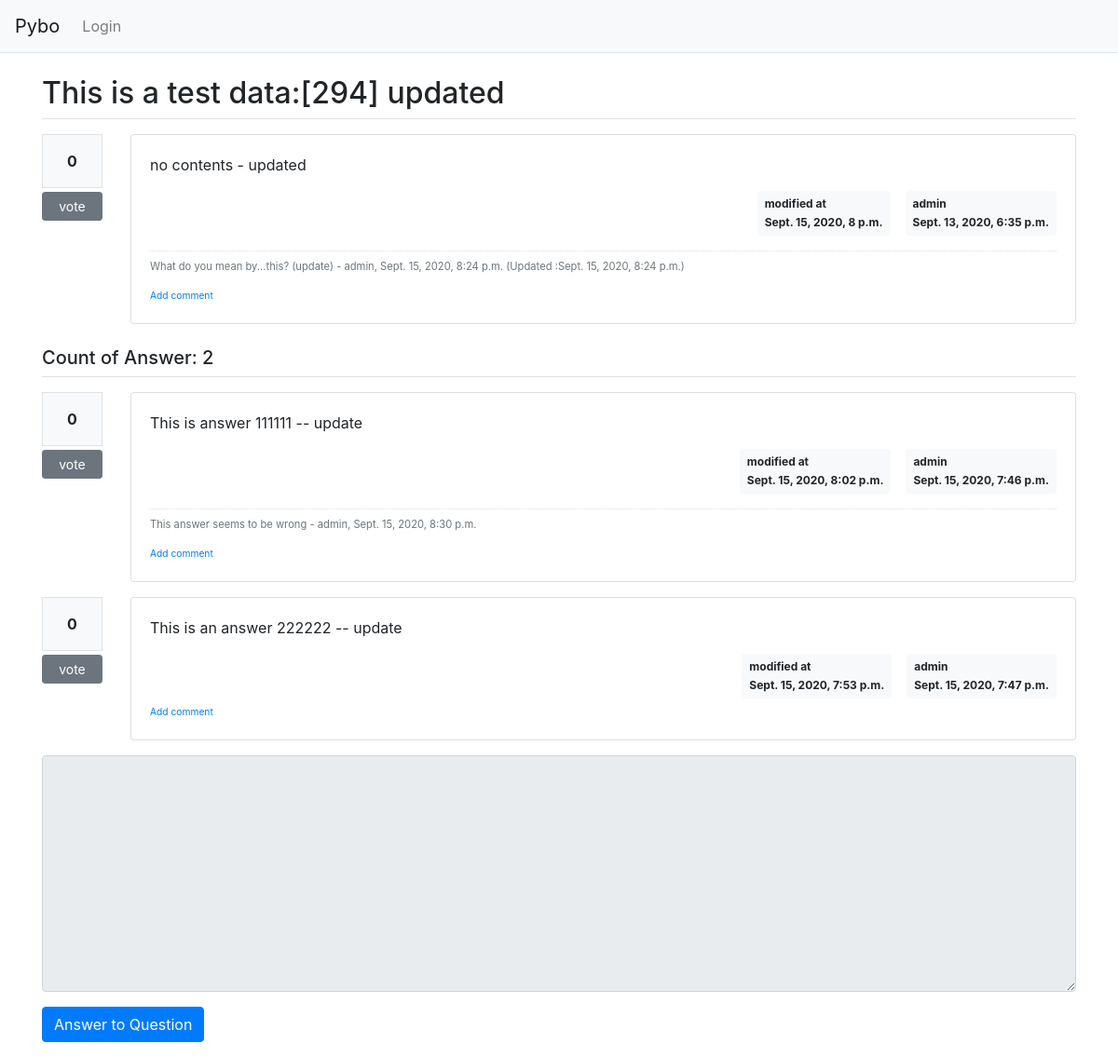
Before: /pybo/300/ with the older database file.
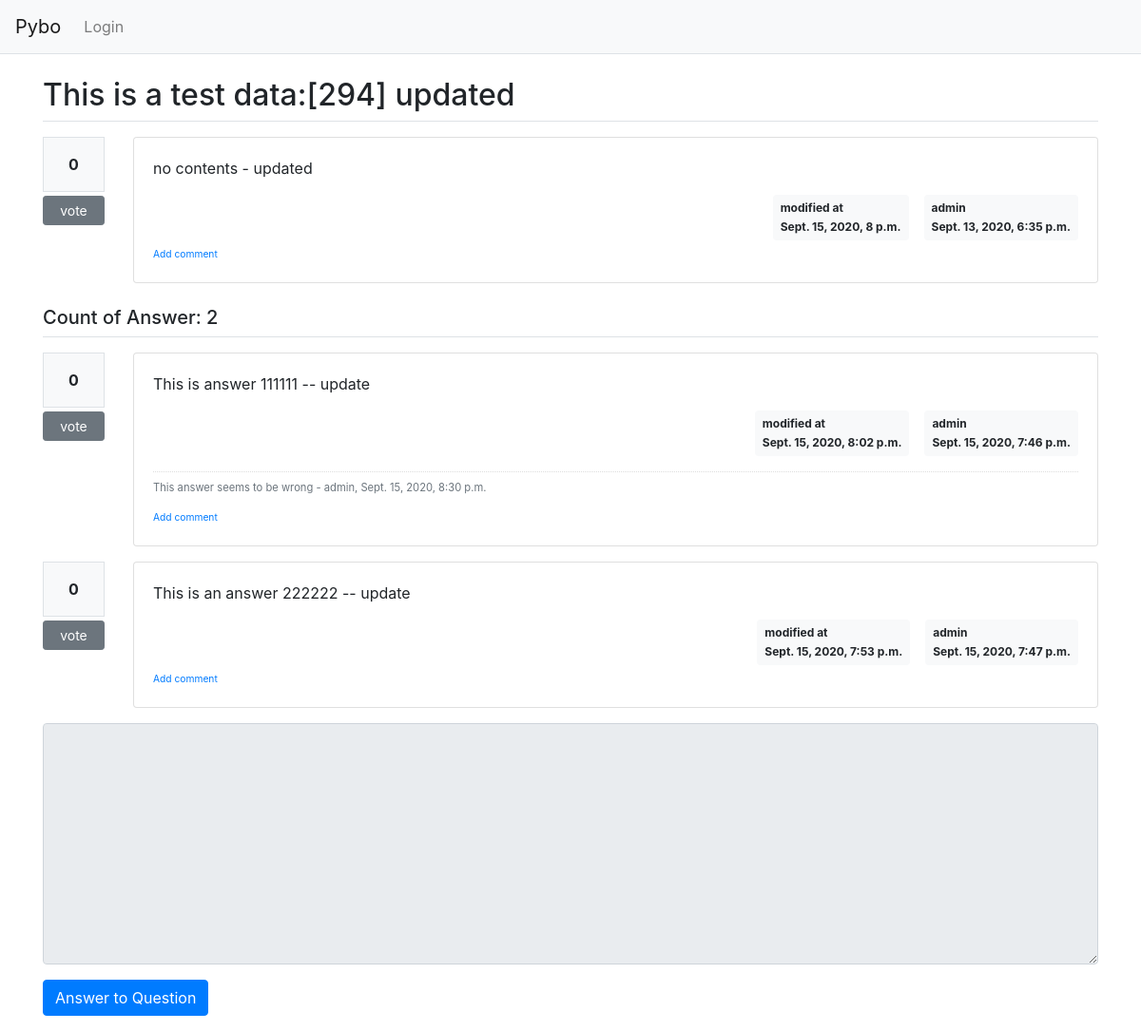
After: the same page with the newer database file.
### pybo/models.py (models this page shows)
class Comment(models.Model):
    author = models.ForeignKey(User, on_delete=models.CASCADE)
    content = models.TextField()
    create_date = models.DateTimeField()
    modify_date = models.DateTimeField(null=True, blank=True)
    question = models.ForeignKey(Question, null=True, blank=True, on_delete=models.CASCADE) # note: comment can be either question or answer. Therefore, null=True, blank =True
    answer = models.ForeignKey(Answer, null=True, blank=True, on_delete=models.CASCADE) # note: same as above comment

class Answer(models.Model):
    question = models.ForeignKey(Question, on_delete=models.CASCADE)
    content = models.TextField()
    create_date = models.DateTimeField()
    author = models.ForeignKey(User, on_delete=models.CASCADE, related_name='author_answer')
    modify_date = models.DateTimeField(null=True, blank=True)
    voter = models.ManyToManyField(User, related_name='voter_answer')

### pybo/views/base_views.py (the view)
# urls.py: path('<int:question_id>/', base_views.detail, name='detail'),
def detail(request, question_id):
    question = get_object_or_404(Question, pk=question_id)  # question = Question.objects.get(id=question_id)
    context = {'question': question}
    return render(request, 'pybo/question_detail.html', context)

### pybo/templatetags/pybo_filter.py (called while the page is built)
@register.filter()
def mark(value):
    extensions = ["nl2br", "fenced_code"] #nl2br : linefeed into <br> tag, fenced_code: markdown into html
    return mark_safe(markdown.markdown(value, extensions=extensions))

### templates/pybo/question_detail.html (shortened to what the changed rows need)
{% extends 'base.html' %}
{% load pybo_filter %}
{% block content %}
<div class="container my-3">
    <h2 class="border-bottom py-2">{{ question.subject }}</h2>
    <div class="row my-3">
        <div class="col-11">
            <div class="card">
                <div class="card-body">
                {% if question.comment_set.count > 0 %}
                <div class="mt-3">
                {% for comment in question.comment_set.all %}
                    <div class="comment py-2 text-muted">
                        <span style="white-space: pre-line;">{{ comment.content }}</span>
                        <span>
                            - {{ comment.author }}, {{ comment.create_date }}
                            {% if comment.modify_date %}
                            (Updated :{{ comment.modify_date }})
                            {% endif %}
                        </span>
                    </div>
                {% endfor %}
                </div>
                {% endif %}
            </div>
            </div>
        </div>
    </div>
    {% for answer in question.answer_set.all %}
    <div class="row my-3">
        <div class="col-1">
            <div class="bg-light text-center p-3 border font-weight-bolder mb-1">{{answer.voter.count}}</div>
            <a href="#" data-uri="{% url 'pybo:vote_answer' answer.id  %}"
                class="recommend btn btn-sm btn-secondary btn-block my-1">vote</a>
        </div>
        <div class="col-11">
            <div class="card">
            <div class="card-body">
            <div class="card-text">{{ answer.content | mark }}</div>
            <div class="d-flex justify-content-end">
                {% if answer.modify_date %}
                <div class="badge badge-light p-2 text-left mx-3">
                    <div class="mb-2">modified at</div>
                    <div>{{ answer.modify_date }}</div>
                </div>
                {% endif %}
                <div class="badge badge-light p-2 text-left">
                    <div class="mb-2">{{ answer.author.username }}</div>
                    <div>{{ answer.create_date }}</div>
                </div>
            </div>
            {% if answer.comment_set.count > 0 %}
            <div class="mt-3">
            {% for comment in answer.comment_set.all %}
                <div class="comment py-2 text-muted">
                    <span style="white-space: pre-line;">{{ comment.content }}</span>
                    <span>
                        - {{ comment.author }}, {{ comment.create_date }}
                    </span>
                </div>
            {% endfor %}
            </div>
            {% endif %}
            <div>
                <a href="{% url 'pybo:comment_create_answer' answer.id  %}"
                   class="small"><small>Add comment</small></a>
            </div>
            </div>
        </div>
        </div>
    </div>
    {% endfor %}
</div>
{% endblock %}

Changed rows visible on the page:
removed Comment: content "What do you mean by...this? (update)", author "admin", create_date "Sept. 15, 2020, 8:24 p.m.", modify_date "Sept. 15, 2020, 8:24 p.m.", shown under "This is a test data:[294] updated"
